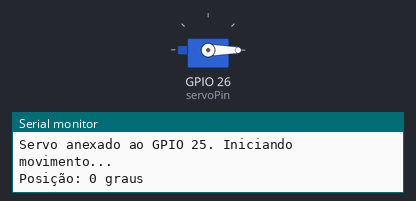
A sketch run on a simulated ESP32. Parts: servo, the last lines printed to the serial monitor.

Above: at 0.05 s.
At 2.25 s:
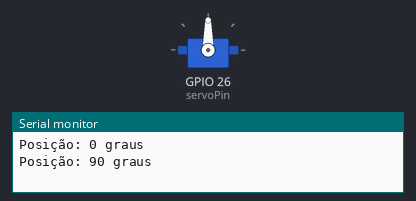
At 4.5 s:
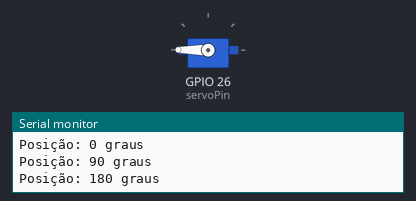
Timing chart, 0 to 5.9 s (numbered marks = the images above):
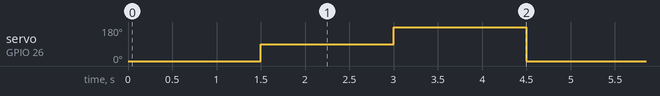

The sketch:

Servo.ino
```cpp
#include <ESP32Servo.h>

const int servoPin = 26;

Servo meuServo;

void setup() {
  Serial.begin(115200);

  meuServo.attach(servoPin);
  Serial.println("Servo anexado ao GPIO 25. Iniciando movimento...");
}

void loop() {
  Serial.println("Posição: 0 graus");
  meuServo.write(0);
  delay(1500);

  Serial.println("Posição: 90 graus");
  meuServo.write(90);
  delay(1500);

  Serial.println("Posição: 180 graus");
  meuServo.write(180);
  delay(1500);
}
```

Measured:
- by itself, servo on GPIO 26 (servoPin): repeats every 4.5 s: 180° 1.5 s, 0° 1.5 s, 90° 1.5 s
